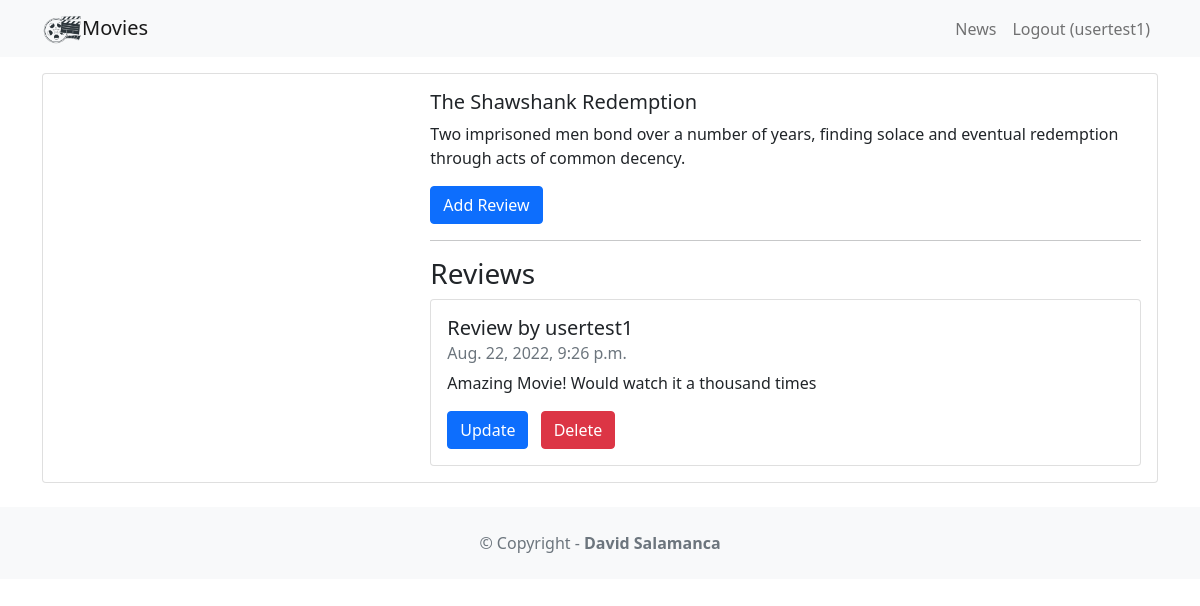
Screenshot of /movie/1 (signed in) with the database file from the repository.
### movie/models.py (models this page shows, shortened)
class Movie(models.Model):
    title = models.CharField(max_length=100)
    description = models.CharField(max_length=250)
    image = models.ImageField(upload_to='movie/images/')
    url = models.URLField(blank=True)

class Review(models.Model):
    text = models.CharField(max_length=100)
    date = models.DateTimeField(auto_now_add=True)
    user = models.ForeignKey(User,on_delete=models.CASCADE)
    movie = models.ForeignKey(Movie,on_delete=models.CASCADE)
    watchAgain = models.BooleanField()

### movie/views.py (the view)
# urls.py: path('<int:movie_id>', views.detail, name='detail'),
def detail(request, movie_id):
    movie = get_object_or_404(Movie, pk=movie_id)
    reviews = Review.objects.filter(movie = movie)
    return render(request, 'detail.html', {'movie': movie, 'reviews': reviews})

### movie/templates/detail.html (shortened to what this page needs)
{% extends 'base.html' %}
{% block content %}
<div class="card mb-3">
    <div class="row g-0">
        <div class="col-md-4">
        </div>
        <div class="col-md-8">
            <div class="card-body">
                <h5 class="card-title">{{ movie.title }}</h5>
                <p class="card-text">{{ movie.description }}</p>
                <p class="card-text">
                    {% if user.is_authenticated %}
                    <a href="{% url 'createreview' movie.id %}" class="btn btn-primary">
                        Add Review
                    </a>
                    {% endif %}
                </p>
                    <hr />
                    <h3>Reviews</h3>
                    <ul class="list-group">
                    {% for review in reviews %}
                        <li class="list-group-item pb-3 pt-3">
                            <h5 class="card-title"> Review by {{ review.user.username }}
                            </h5>
                            <h6 class="card-subtitle mb-2 text-muted">
                                {{ review.date }}
                            </h6>
                            <p class="card-text">{{ review.text }}</p>
                            {% if user.is_authenticated and user == review.user %}
                            <a class="btn btn-primary me-2" href="{% url 'updatereview' review.id %}">Update</a>
                            <a class="btn btn-danger" href="{% url 'deletereview' review.id %}">Delete</a>
                            {% endif %}
                        </li>
                    {% endfor %}
                    </ul>
            </div>
        </div>
    </div>
</div>
{% endblock content %}

### moviereviews/templates/base.html (shortened to what this page needs)
<!DOCTYPE html>
<html>
    <head>
        <link href="https://cdn.jsdelivr.net/npm/bootstrap@5.1.1/dist/css/bootstrap.min.css" rel="stylesheet" />
    </head>
    <body>
        <nav class="navbar navbar-expand-lg navbar-light bg-light mb-3">
            <div class="container">
                <a class="navbar-brand" href="{% url 'home' %}">{% load static %} <img src="{% static 'images/movie.png' %}" alt="Logo" width="40" height="30" class="d-inline-block align-text-top" />Movies</a>
                <div class="collapse navbar-collapse" id="navbarNavAltMarkup">
                    <div class="navbar-nav ms-auto">
                        <a class="nav-link" href="{% url 'news' %}">News</a>
                        {% if user.is_authenticated %}
                            <a class="nav-link" href="{% url 'logoutaccount' %}">
                                Logout ({{ user.username }})
                            </a>
                        {% else %}
                            <a class="nav-link" href="{% url 'loginaccount' %}">Login</a>
                            <a class="nav-link" href="{% url 'signupaccount' %}">Sign Up</a>
                        {% endif %}
                    </div>
                </div>
            </div>
        </nav>
        <div class="container">
            {% block content %}
            {% endblock content %}
        </div>
        <footer class="text-center text-lg-start bg-light text-muted mt-4">
            <div class="text-center p-4">© Copyright -
                <a class="text-reset fw-bold text-decoration-none" target="_blank" href="https://www.linkedin.com/in/david-salamanca-3ba008230/">David Salamanca</a>
            </div>
        </footer>
    </body>
</html>

### rows the page displays
Movie: title "The Shawshank Redemption", description "Two imprisoned men bond over a number of years, finding solace and eventual redemption through acts of common decency."
Review: user.username "usertest1", date "Aug. 22, 2022, 9:26 p.m.", text "Amazing Movie! Would watch it a thousand times", shows "Update"

### other values shown
{{ user.username }} "usertest1"
